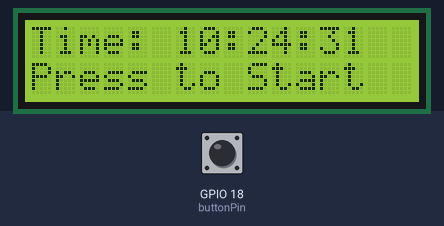
The sketch below on a simulated ESP32. On the bench: 16×2 character LCD. The test bench sets the inputs (shaded band); at power-on: GPIO 18 (buttonPin) HIGH. The local clock reads 2024-03-15 10:24:30 at power-on unless the sketch sets it.

Above: at 1.2 s.
1.3 s: GPIO 18 (buttonPin) pulled LOW for 0.15 s
At 1.7 s:
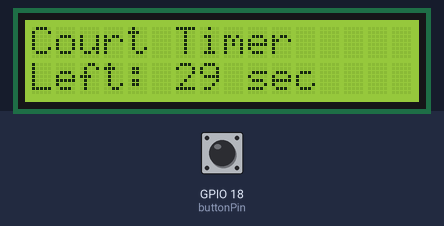
4.4 s: GPIO 18 (buttonPin) pulled LOW for 1 s
At 5.3 s:
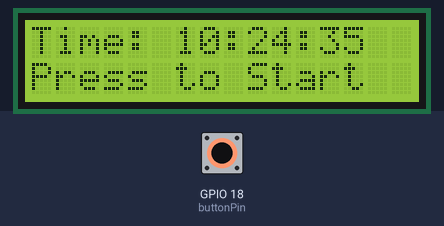
6.9 s: GPIO 18 (buttonPin) pulled LOW for 0.15 s
At 7.8 s:
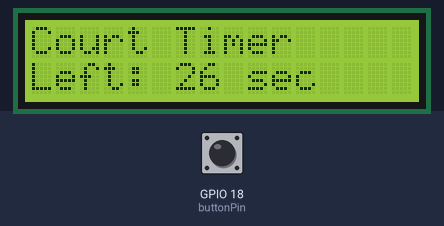
9.5 s: GPIO 18 (buttonPin) pulled LOW for 1 s
At 11.3 s:
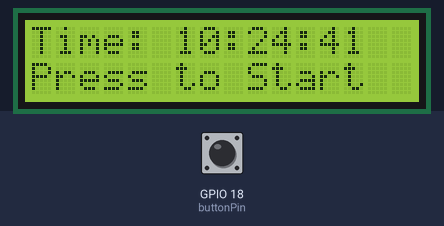
Timing chart, 0 to 12.8 s (numbered marks = the images above; inputs shaded):
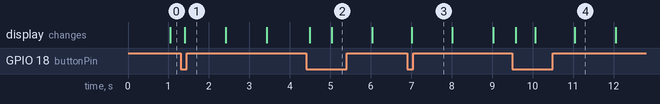

Measured:
- after the input at 1.3 s, the display: changes after 0.11 s (image 1)
- after the input at 4.4 s, the display: first changes after 0.10 s (image 2 shows a later state)
- after the input at 6.9 s, the display: changes after 0.11 s (image 3)
- after the input at 9.5 s, the display: first changes after 0.09 s (image 4 shows a later state)

The sketch:

sketch.ino
```cpp
#include <Wire.h>
#include <RTClib.h>
#include <LiquidCrystal_I2C.h>

RTC_DS1307 rtc;
LiquidCrystal_I2C lcd(0x27, 16, 2);

const int buttonPin = 18;

bool timerRunning = false;
bool lastButtonState = HIGH;

int countdownTime = 30;
int remainingTime = 30;

unsigned long previousMillis = 0;
const long interval = 1000;   // 1 second

void setup() {
  Serial.begin(115200);

  pinMode(buttonPin, INPUT_PULLUP);

  Wire.begin(21, 22);

  lcd.init();
  lcd.backlight();

  if (!rtc.begin()) {
    lcd.print("RTC ERROR");
    while (1);
  }

  if (!rtc.isrunning()) {
    rtc.adjust(DateTime(F(__DATE__), F(__TIME__)));
  }

  remainingTime = countdownTime;
}

void loop() {

  bool currentButtonState = digitalRead(buttonPin);

  // Detect button press (edge detection)
  if (lastButtonState == HIGH && currentButtonState == LOW) {
    delay(50);  // debounce

    timerRunning = !timerRunning;   // TOGGLE

    if (timerRunning) {
      lcd.clear();
    }
  }

  lastButtonState = currentButtonState;

  if (timerRunning) {

    unsigned long currentMillis = millis();

    if (currentMillis - previousMillis >= interval) {
      previousMillis = currentMillis;

      if (remainingTime > 0) {
        remainingTime--;
      }
    }

    lcd.setCursor(0,0);
    lcd.print("Court Timer     ");
    lcd.setCursor(0,1);
    lcd.print("Left: ");
    lcd.print(remainingTime);
    lcd.print(" sec   ");

    if (remainingTime == 0) {
      lcd.clear();
      lcd.setCursor(0,0);
      lcd.print("TIME OVER!");
      timerRunning = false;
      remainingTime = countdownTime;
      delay(2000);
    }

  } else {
    // Show RTC time when stopped
    DateTime now = rtc.now();

    lcd.setCursor(0,0);
    lcd.print("Time: ");
    lcd.print(now.hour());
    lcd.print(":");
    lcd.print(now.minute());
    lcd.print(":");
    lcd.print(now.second());
    lcd.print("   ");

    lcd.setCursor(0,1);
    lcd.print("Press to Start ");
  }

}
```
